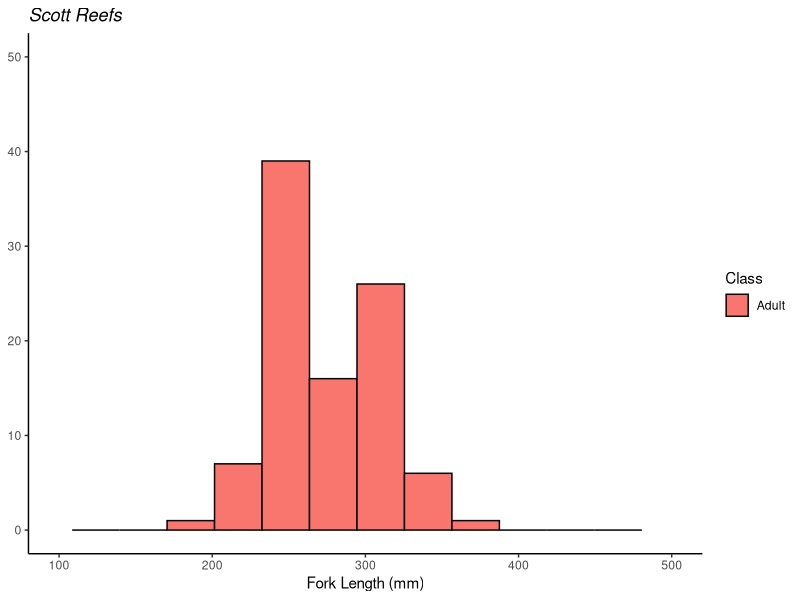
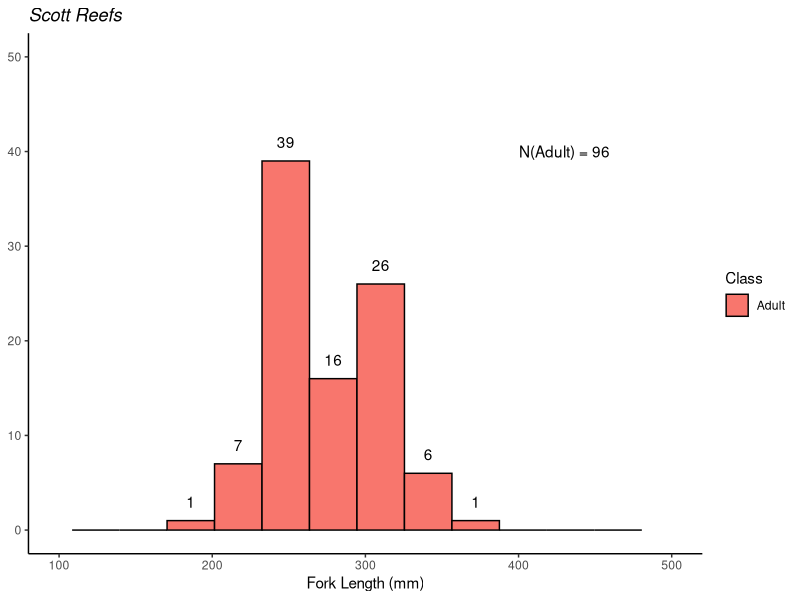
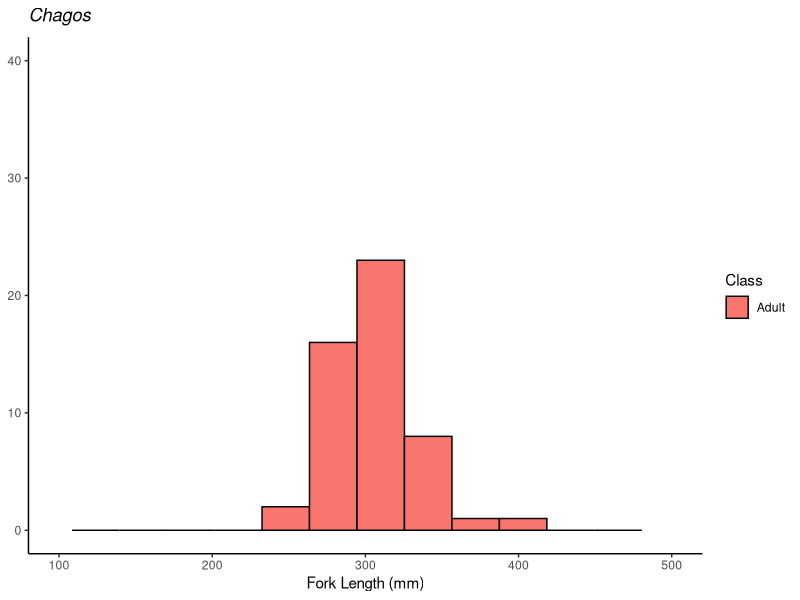
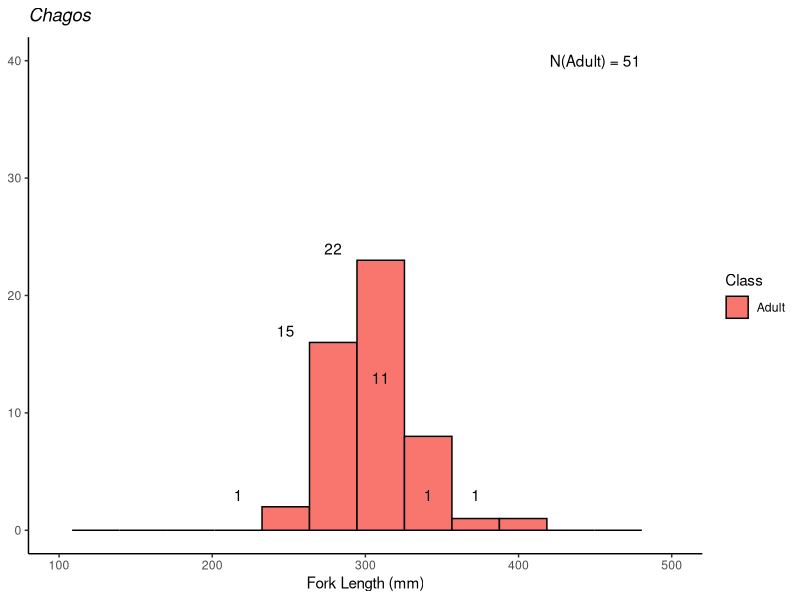
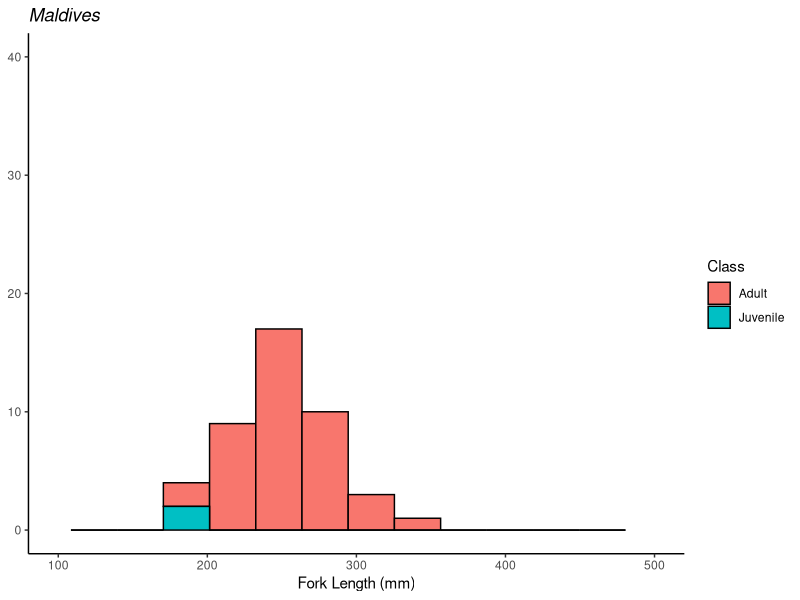
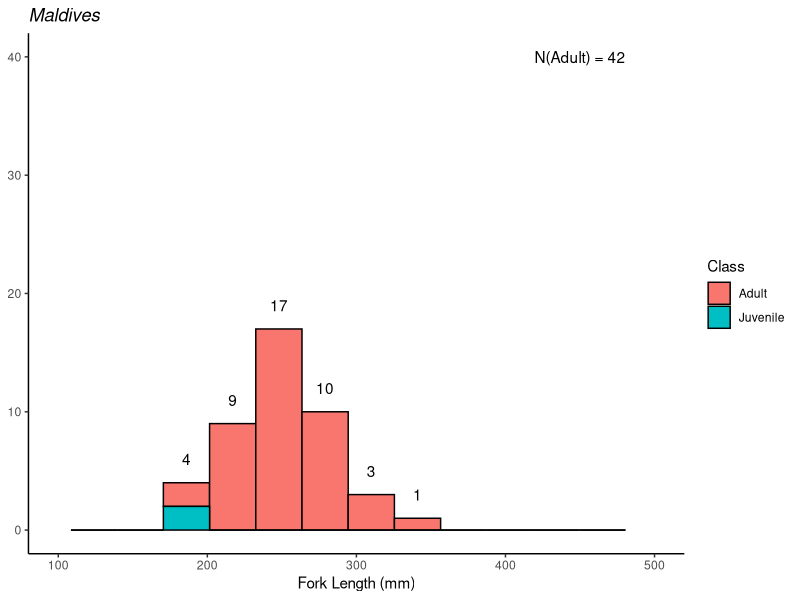
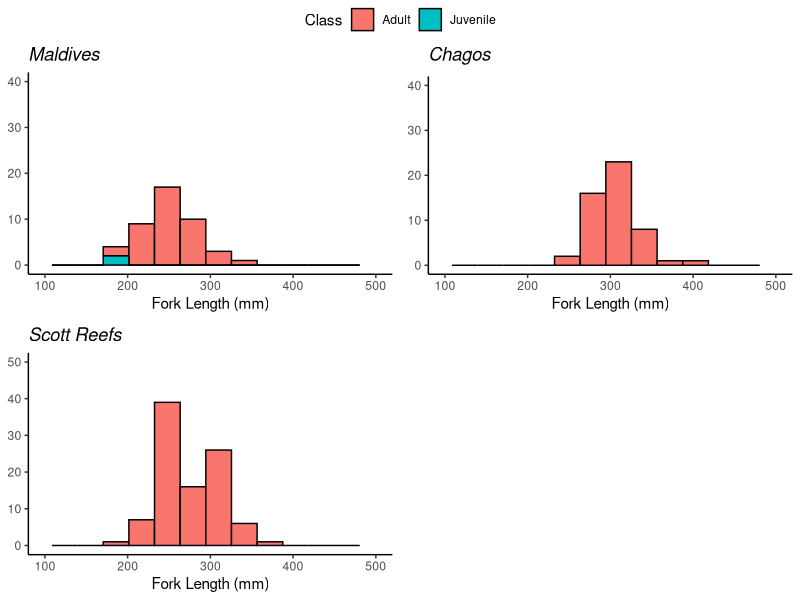

Source code (R) for these figures, in order:
#L.gibbus

library(ggplot2)
library(tidyr)
library(tidyverse)
library(ggpubr)
library(dplyr)

gib <- read.csv("Gibbus_Fork.csv", header = T, stringsAsFactors = T)

gib$Location <- as.factor(gib$Location)
Location<-unique(gib$Location)[1]

fig1c=ggplot(gib%>%filter(Location=='SR '))+
  geom_histogram(col='black', aes(x=Length, fill = Class), binwidth = 31)+
  ylim(0,50)+xlim(100,500)+
  theme_classic()+theme(axis.title.y = element_blank())+
  ggtitle(expression(italic('Scott Reefs')))+xlab('Fork Length (mm)')
fig1c
a <-fig1c + annotate("text", x= 186, y=3, label ="1")
b <-a +annotate("text", x=217, y=9, label = "7")
c <-b +annotate("text", x=248, y=41, label = "39")
d <-c +annotate("text", x=279, y=18, label = "16")
e <-d + annotate("text", x= 310, y=28, label ="26")
f <-e + annotate("text", x= 341, y=8, label ="6")
g <-f + annotate("text", x= 372, y=3, label ="1")
SRfinal <-g + annotate("text", x= 430, y=40, label ="N(Adult) = 96")
SRfinal
ggplot_build(fig1c)$data[[1]]


fig3c=ggplot(gib%>%filter(Location=='Chagos '))+
  geom_histogram(col='black', aes(x=Length, fill = Class), binwidth = 31)+
  ylim(0,40)+xlim(100,500)+
  theme_classic()+theme(axis.title.y = element_blank())+
  ggtitle(expression(italic('Chagos')))+xlab('Fork Length (mm)')
fig3c
a <-fig3c + annotate("text", x= 217, y=3, label ="1")
b <-a + annotate("text", x= 248, y=17, label ="15")
c <-b + annotate("text", x= 279, y=24, label ="22")
d <-c + annotate("text", x= 310, y=13, label ="11")
e <-d + annotate("text", x= 341, y=3, label ="1")
f <-e + annotate("text", x= 372, y=3, label ="1")
Chagosfinal <-f +annotate("text", x=450, y=40, label = "N(Adult) = 51")
Chagosfinal
ggplot_build(fig3c)$data[[1]]

fig4c=ggplot(gib%>%filter(Location=='Maldives '))+
  geom_histogram(col='black', aes(x=Length, fill = Class), binwidth = 31)+
  ylim(0,40)+xlim(100,500)+
  theme_classic()+theme(axis.title.y = element_blank())+
  ggtitle(expression(italic('Maldives')))+xlab('Fork Length (mm)')
fig4c
a <-fig4c + annotate("text", x= 186, y=6, label ="4")
b <-a + annotate("text", x= 217, y=11, label ="9")
c <-b + annotate("text", x= 248, y=19, label ="17")
d <- c + annotate("text", x= 279, y=12, label ="10")
e <-d + annotate("text", x= 310, y=5, label ="3")
f <-e + annotate("text", x= 341, y=3, label ="1")
Maldivesfinal <-f +annotate("text", x=450, y=40, label = "N(Adult) = 42")
Maldivesfinal
ggplot_build(fig4c)$data[[1]]


fig3=ggarrange(fig4c,fig3c,fig1c, nrow=2,ncol=2, common.legend = T, 
               hjust = -.5, vjust=.8, font.label = list(face='plain', size=10))
fig3
